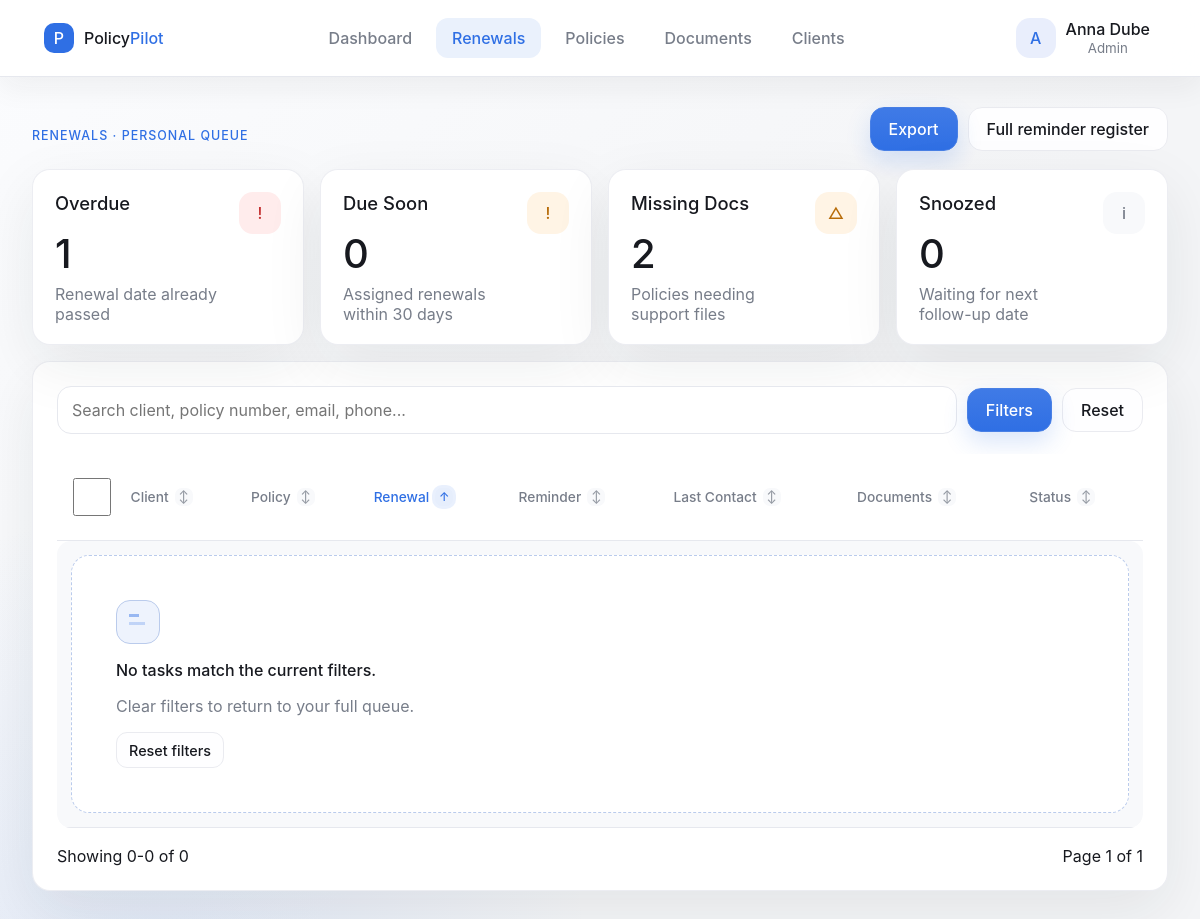
The app's page /?page=my_tasks&reminder_status=Snoozed (signed in) with its own data.
### tables this page shows
CREATE TABLE users (
  id INT UNSIGNED AUTO_INCREMENT PRIMARY KEY,
  name VARCHAR(120) NOT NULL,
  email VARCHAR(190) NOT NULL UNIQUE,
  role VARCHAR(80) NOT NULL DEFAULT 'viewer',
  password_hash VARCHAR(255) NOT NULL,
  is_active TINYINT(1) NOT NULL DEFAULT 1,
  created_at TIMESTAMP NOT NULL DEFAULT CURRENT_TIMESTAMP,
  updated_at TIMESTAMP NOT NULL DEFAULT CURRENT_TIMESTAMP ON UPDATE CURRENT_TIMESTAMP,
  deleted_at DATETIME NULL,
  INDEX idx_users_role (role),
  INDEX idx_users_active (is_active),
  INDEX idx_users_deleted (deleted_at)
);

CREATE TABLE roles (
  id INT UNSIGNED AUTO_INCREMENT PRIMARY KEY,
  slug VARCHAR(80) NOT NULL UNIQUE,
  name VARCHAR(120) NOT NULL,
  description VARCHAR(255) NULL,
  is_system TINYINT(1) NOT NULL DEFAULT 0,
  created_at TIMESTAMP NOT NULL DEFAULT CURRENT_TIMESTAMP,
  updated_at TIMESTAMP NOT NULL DEFAULT CURRENT_TIMESTAMP ON UPDATE CURRENT_TIMESTAMP
);

### app/Core/View.php (called while the page is built, shortened)
<?php
class View
{
    public static function render(string $view, array $params = []): void
    {
        $user = Auth::user();
        extract($params, EXTR_SKIP);
        $content = ob_get_clean();
        require dirname(__DIR__) . '/Views/layout.php';
    }
}

### app/Core/Controller.php (called while the page is built, shortened)
<?php
class Controller
{
    protected function view(string $view, array $params = []): void
    {
        View::render($view, $params);
    }
}

### app/Controllers/OperationsController.php (called while the page is built, shortened)
<?php
class OperationsController extends Controller
{
    public function myTasks(): void
    {
        $userId = (int) Auth::user()['id'];
        $filters = [
            'search' => trim((string) ($_GET['search'] ?? '')),
            'status' => trim((string) ($_GET['status'] ?? '')),
            'reminder_status' => trim((string) ($_GET['reminder_status'] ?? '')),
            'renewal' => trim((string) ($_GET['renewal'] ?? '')),
            'type' => trim((string) ($_GET['type'] ?? '')),
            'docs' => trim((string) ($_GET['docs'] ?? '')),
            'client_id' => (int) ($_GET['client_id'] ?? 0),
            'policy_id' => (int) ($_GET['policy_id'] ?? 0),
            'sort' => trim((string) ($_GET['sort'] ?? 'renewal_date')),
            'direction' => trim((string) ($_GET['direction'] ?? 'ASC')),
            'page' => (int) ($_GET['p'] ?? 1),
            'per_page' => 10,
        ];
        $this->view('my_tasks/index', [
            'result' => Policy::myQueue($userId, $filters),
            'summaryItems' => Policy::myQueue($userId, ['per_page' => 10000, 'export' => true])['items'],
            'filters' => $filters,
            'staff' => [],
            'documentTypeCount' => $this->requiredDocumentTypeCount(),
        ]);
    }
    private function requiredDocumentTypeCount(): int
    {
        return max(1, count(array_filter(Document::types(), fn (array $type) => (int) ($type['is_required'] ?? 0) === 1)));
    }
}

### public/index.php (called while the page is built, shortened)
<?php
$config = require dirname(__DIR__) . '/config/config.php';
require dirname(__DIR__) . '/app/Support/helpers.php';
$page = $_GET['page'] ?? null;
try {
    match ($page ?? 'dashboard') {
        'login' => (new AuthController())->login(),
        'dashboard' => (new DashboardController())->index(),
        'account' => (new UserController())->profile(),
        'my_tasks' => (new OperationsController())->myTasks(),
        'policies' => (new PolicyController())->index(),
        'policy_new' => (new PolicyController())->create(),
        'policy_edit' => (new PolicyController())->edit(),
        'documents' => (new DocumentController())->index(),
        'reminders' => (new OperationsController())->reminders(),
        'clients' => (new OperationsController())->clients(),
        'settings' => (new SettingsController())->index(),
        default => View::render('errors/404'),
    };
} catch (Throwable $exception) {
    if ($config['app']['env'] === 'local') {
        throw $exception;
    }
    http_response_code(500);
    View::render('errors/500');
}

### app/Core/Database.php (called while the page is built, shortened)
<?php
class Database
{
    private static ?PDO $connection = null;
    public static function connection(): PDO
    {
        if (self::$connection instanceof PDO) {
            return self::$connection;
        }
        $config = require dirname(__DIR__, 2) . '/config/config.php';
        $db = $config['database'];
        $dsn = sprintf(
            'mysql:host=%s;port=%s;dbname=%s;charset=utf8mb4',
            $db['host'],
            $db['port'],
            $db['name']
        );
        self::$connection = new PDO($dsn, $db['user'], $db['password'], [
            PDO::ATTR_ERRMODE => PDO::ERRMODE_EXCEPTION,
            PDO::ATTR_DEFAULT_FETCH_MODE => PDO::FETCH_ASSOC,
            PDO::ATTR_EMULATE_PREPARES => false,
        ]);
        return self::$connection;
    }
}

### app/Models/User.php (called while the page is built, shortened)
<?php
class User
{
    public static function find(int $id): ?array
    {
        $stmt = Database::connection()->prepare('SELECT * FROM users WHERE id = :id AND deleted_at IS NULL LIMIT 1');
        $stmt->execute(['id' => $id]);
        return $stmt->fetch() ?: null;
    }
}

### app/Models/Document.php (called while the page is built, shortened)
<?php
class Document
{
    public static function types(): array
    {
        try {
            $rows = Database::connection()
                ->query('SELECT * FROM document_types ORDER BY sort_order ASC, name ASC')
                ->fetchAll();
            return $rows ?: array_map(fn ($name) => ['name' => $name, 'is_required' => 1], self::EXPECTED_TYPES);
        } catch (\Throwable) {
            return array_map(fn ($name) => ['name' => $name, 'is_required' => 1], self::EXPECTED_TYPES);
        }
    }
}

### app/Core/Auth.php (called while the page is built, shortened)
<?php
class Auth
{
    public static function user(): ?array
    {
        return User::find((int) $_SESSION['user_id']);
    }
    public static function can(string $permission): bool
    {
        $user = self::user();
        return $user && Role::userCan((int) $user['id'], $permission);
    }
}

### app/Models/Role.php (called while the page is built, shortened)
<?php
class Role
{
    public static function label(string $slug): string
    {
        $stmt = Database::connection()->prepare('SELECT name FROM roles WHERE slug = :slug LIMIT 1');
        $stmt->execute(['slug' => $slug]);
        return (string) ($stmt->fetchColumn() ?: ucwords(str_replace('_', ' ', $slug)));
    }
    public static function userCan(int $userId, string $permission): bool
    {
        $stmt = Database::connection()->prepare(
            'SELECT COUNT(*)
             FROM users
             INNER JOIN roles ON roles.slug = users.role
             INNER JOIN role_permissions ON role_permissions.role_id = roles.id
             WHERE users.id = :user_id AND users.deleted_at IS NULL AND role_permissions.permission_slug = :permission'
        );
        $stmt->execute(['user_id' => $userId, 'permission' => $permission]);
        return (bool) $stmt->fetchColumn();
    }
}

### app/Views/layout.php (the view, shortened to what this page needs)
<?php
$currentPage = $_GET['page'] ?? 'dashboard';
?>
<!doctype html>
<html lang="en">
<head>
    <link rel="stylesheet" href="assets/css/app.css">
</head>
<body>
<?php if ($user): ?>
    <header class="topbar">
        <a class="brand" href="?page=dashboard" aria-label="PolicyPilot dashboard">
            <span class="brand-mark">P</span>
            <span>Policy<span>Pilot</span></span>
        </a>
        <nav class="nav" aria-label="Primary navigation">
            <?php if (Auth::can('dashboard.view')): ?>
                <a class="<?= $currentPage === 'dashboard' ? 'active' : '' ?>" href="?page=dashboard">Dashboard</a>
            <?php endif; ?>
            <?php if (Auth::can('reminder.manage')): ?>
                <a class="<?= in_array($currentPage, ['my_tasks', 'reminders'], true) ? 'active' : '' ?>" href="?page=my_tasks">Renewals</a>
            <?php endif; ?>
            <?php if (Auth::can('policy.view')): ?>
                <a class="<?= str_starts_with($currentPage, 'polic') ? 'active' : '' ?>" href="?page=policies">Policies</a>
            <?php endif; ?>
            <?php if (Auth::can('document.view')): ?>
                <a class="<?= $currentPage === 'documents' ? 'active' : '' ?>" href="?page=documents">Documents</a>
            <?php endif; ?>
            <?php if (Auth::can('client.view')): ?>
                <a class="<?= $currentPage === 'clients' ? 'active' : '' ?>" href="?page=clients">Clients</a>
            <?php endif; ?>
        </nav>
        <div class="profile-menu">
            <button class="user-chip profile-trigger" type="button" data-profile-menu aria-haspopup="true" aria-expanded="false">
                <span class="avatar"><?= e(strtoupper(substr($user['name'], 0, 1))) ?></span>
                <span>
                    <strong><?= e($user['name']) ?></strong>
                    <small><?= e(role_label($user['role'])) ?></small>
                </span>
            </button>
                <?php if (Auth::can('settings.manage')): ?>
                    <a class="menu-item" href="?page=settings">
                        <span aria-hidden="true">⚙</span>
                        Admin settings
                    </a>
                <?php endif; ?>
        </div>
    </header>
<?php endif; ?>
<main class="<?= $user ? 'shell' : 'auth-shell' ?>">
    <?= $content ?>
</main>
</body>
</html>

### public/assets/css/app.css (style rules this page uses)
:root { color-scheme: light; --bg: #f4f5f7; --bg-start: #fbfcfe; --bg-accent: rgba(47, 111, 228, .10); --panel: #ffffff; --text: #17191f; --muted: #777d89; --line: #e6e8ee; --soft: #f8f9fb; --avatar-bg: #e9eefc; --primary: #2f6fe4; --primary-dark: #1f58c7; --success: #16a05d; --success-bg: #eafaf1; --warning: #b76b08; --warning-bg: #fff4e5; --danger: #c43131; --danger-bg: #ffecec; --shadow: 0 20px 60px rgba(28, 32, 42, .08); --radius: 18px; --focus: 0 0 0 4px rgba(47, 111, 228, .18); font-family: Inter, ui-sans-serif, system-ui, -apple-system, BlinkMacSystemFont, "Segoe UI", sans-serif; }
* { box-sizing: border-box; }
body { margin: 0; min-height: 100vh; color: var(--text); background: radial-gradient(circle at 12% 100%, var(--bg-accent), transparent 28rem), linear-gradient(135deg, var(--bg-start), var(--bg) 58%); background-attachment: fixed; }
a { color: inherit; text-decoration: none; }
button, input, select, textarea { font: inherit; }
h1, h2, h3, strong, b, th { font-weight: 500; }
button, a, input, select, textarea { outline: none; }
.topbar { position: sticky; top: 0; z-index: 20; display: grid; grid-template-columns: auto 1fr auto; align-items: center; gap: 24px; width: 100%; margin: 0; padding: 14px clamp(18px, 4vw, 44px); border: 0; border-bottom: 1px solid var(--line); border-radius: 0; background: color-mix(in srgb, var(--panel) 92%, transparent); box-shadow: 0 10px 30px rgba(28, 32, 42, .06); backdrop-filter: blur(18px); }
.brand, .user-chip, .nav { display: flex; align-items: center; }
.brand { gap: 10px; font-weight: 500; }
.brand span span { color: var(--primary); }
.brand-mark { display: grid; place-items: center; width: 30px; height: 30px; border-radius: 10px; color: #fff; background: var(--primary); font-weight: 500; }
.nav { justify-content: center; gap: 8px; overflow-x: auto; }
.nav a { padding: 10px 16px; border-radius: 12px; color: var(--muted); font-weight: 500; }
.nav a.active, .nav a:hover { color: var(--primary); background: var(--soft); }
.nav a.active { background: color-mix(in srgb, var(--primary) 10%, var(--panel)); }
.user-chip { border: 0; background: transparent; color: var(--text); gap: 10px; min-width: 0; padding: 4px 6px; border-radius: 16px; cursor: pointer; }
.user-chip strong, .user-chip small { display: block; line-height: 1.2; }
.user-chip small, small, .hint, .panel-header p { color: var(--muted); }
.avatar { display: grid; place-items: center; width: 40px; height: 40px; border-radius: 14px; background: var(--avatar-bg); color: var(--primary); font-weight: 500; flex: 0 0 auto; }
.shell { width: min(1740px, calc(100% - 64px)); margin: 30px auto 64px; }
.profile-menu { position: relative; justify-self: end; }

### records on screen
users: name "A", name "Anna Dube", role.name "Admin"

### other values on screen
count($overdue) "1"
count($dueSoon) "0"
count($missingDocs) "2"
count($snoozed) "0"
$label "Client Policy Renewal Reminder Last Contact Documents Status"
$symbol "↕ ↕ ↑ ↕ ↕ ↕ ↕"
count($items) ? (($result['page'] - 1) * $result['per_page'] + 1) : 0 "0"
min($result['total'], $result['page'] * $result['per_page']) "0"
$result['total'] "0"
$result['page'] "1"
$result['pages'] "1"
